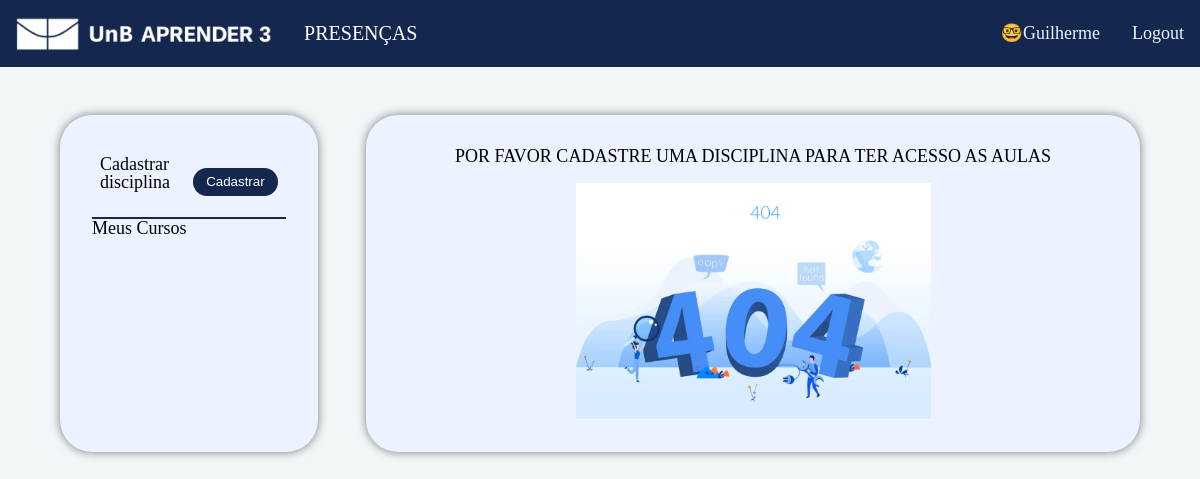
The app's page /disciplinasAluno (signed in), older data.
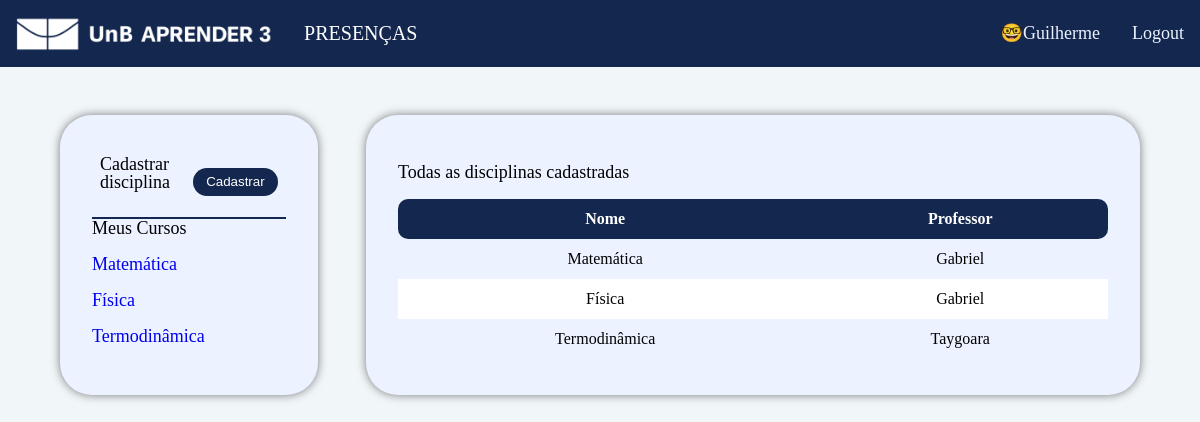
The same page, newer data.
### app/models.py (models this page shows, shortened)
class User(db.Model, UserMixin):
    matricula = db.Column(db.String(9), primary_key=True, unique=True, nullable=False)
    email = db.Column(db.String(100), unique=True, nullable=False)
    nome = db.Column(db.String(100), nullable=False)
    senha_hash = db.Column(db.String(100), nullable=False)
    eh_professor = db.Column(db.Boolean, nullable=True, default=False)
    presenca_todas_aulas = db.relationship('Presenca')
    @property
    def senha(self):
        return self.senha

class Disciplina(db.Model):
    id = db.Column(db.Integer, primary_key=True, autoincrement=True)
    nome = db.Column(db.String(100), nullable=False)
    professor_matricula = db.Column(db.String, db.ForeignKey('user.matricula'), nullable=True)
    codigo = db.Column(db.Integer, nullable=True, unique=True)
    professor = db.relationship('User', backref='disciplinas_ministradas', foreign_keys=[professor_matricula])
    alunos = db.relationship('User', secondary=alunos_disciplinas, backref='disciplinas_matriculadas')
    aulas = db.relationship('Aula', cascade='all, delete-orphan')

### app/routes.py (the view)
@app.route('/disciplinasAluno')
@login_required
def aluno_page():
    disciplinas_matriculadas= current_user.disciplinas_matriculadas
    return render_template('pages/aluno-disciplina.html', disciplinas_matriculadas=disciplinas_matriculadas)

### app/models.py (called while the page is built)
@login_manager.user_loader
def load_user(matricula):
    return User.query.get(matricula)

### app/templates/pages/aluno-disciplina.html (shortened to what this page needs)
{% extends 'base_template.html' %} {% block content %}
<section class="grid_aluno">
  <section class="container" id="side_bar">
    <div class="aula">
      <p class="container__texto">Cadastrar disciplina</p>
      <button
        class="button"
        onclick="document.getElementById('modal_disciplina').style.display='block'"
      >
        Cadastrar
      </button>
    </div>
    <h2 class="container__texto">Meus Cursos</h2>
    <ul>
      {% for disciplina in disciplinas_matriculadas %}
      <li class="container__lista_disciplina">
        <p class="container__texto">
          <a
            href="{{ url_for('disciplina_aluno_page', disciplina_id=disciplina.id ) }}"
          >
            {{disciplina.nome}}
          </a>
        </p>
      </li>
      {% endfor %}
    </ul>
  </section>
  {% if disciplinas_matriculadas %}
  <section class="container aluno">
    <div class="presenca">
      <h1 class="container__texto">Todas as disciplinas cadastradas</h1>
      <table class="table-striped-columns">
        <thead>
          <tr>
            <th>Nome</th>
            <th>Professor</th>
          </tr>
        </thead>
        <tbody>
          {% for disciplina in disciplinas_matriculadas %}
          <tr>
            <td>{{disciplina.nome}}</td>
            <td>{{disciplina.professor.nome}}</td>
          </tr>
          {% endfor %}
        </tbody>
      </table>
    </div>
  </section>
  {% else %}
  <div class="container flex">
    <h2 class="container__texto" style="text-align: center">
      POR FAVOR CADASTRE UMA DISCIPLINA PARA TER ACESSO AS AULAS
    </h2>
    <img
      class="container__imagem"
      src="../../static/img/ilustracao-404-not-found.webp"
      alt=""
    />
  </div>
  {% endif %}
</section>
{% endblock%}

### app/templates/base_template.html (shortened to what this page needs)
<!DOCTYPE html>
<html lang="en">
  <head>
    <link rel="stylesheet" />
    <link rel="stylesheet" href="../static/style.css" />
    <link rel="stylesheet" href="../static/reset.css" />
  </head>
  <body>
    <header>
      <nav class="navbar">
        <div class="navbar__items">
          <img src="../static/img/LOGOAPRENDER 3.png" alt="" />
          <span class="navbar__texto">Presenças</span>
        </div>
        <div class="navbar__items">
          {% if not current_user.is_authenticated %}
          <a class="navbar__link" href="{{ url_for('login_page') }}">Login</a>
          <a class="navbar__link" href="{{ url_for('register_page') }}"
            >Registrar</a
          >
          {% else %}
          <span class="navbar__nome">🤓{{ current_user.nome }}</span>
          <a class="navbar__link" href="{{ url_for('logout_page') }}">Logout</a>
          {% endif %}
        </div>
      </nav>
    </header>
    <main>
       {% block content %}{% endblock %}
    </main>
  </body>
</html>

### app/static/style.css (style rules this page uses)
:root { --cor-primaria: #f1f6f9; --cor-secundaria: #14274e; --cor-terciaria: #394867; --cor-quaternaria: #ecf2ff; --cor-clara: #ffffff; --cor-escura: #000000; }
body { background-color: var(--cor-primaria); }
.button { background-color: var(--cor-secundaria); color: var(--cor-clara); padding: 0.5em 1em; width: 8em; border-radius: 20px; border: none; cursor: pointer; transition: all 0.5s ease-in-out; }
.container { background-color: var(--cor-quaternaria); box-sizing: border-box; border-radius: 2em; padding: 2em; box-shadow: 0 0 10px 0 rgba(0, 0, 0, 0.5); }
.aula { display: flex; align-items: center; justify-content: space-between; padding: 0.5em; border-bottom: solid 2px var(--cor-secundaria); overflow-y: auto; }
.container__texto { font-size: 18px; font-weight: 500; margin-bottom: 1em; }
.container__lista_disciplina { display: flex; justify-content: space-between; }
.presenca { margin-top: 1em; }

### app/static/navbar.css (style rules this page uses)
.navbar { background-color: var(--cor-secundaria); padding: 1em; display: flex; flex-wrap: wrap; align-items: center; justify-content: space-between; }
.navbar__items { display: flex; align-items: center; gap: 2em; flex-wrap: wrap; }
.navbar__texto, .navbar__link { color: var(--cor-clara); }
.navbar__texto { font-size: 20px; text-transform: uppercase; color: var(--cor-clara); }
.navbar__link, .navbar__nome { font-size: 18px; color: #ecf2ff; }
.navbar img { max-height: 35px; }
.navbar a { transition: all 0.3s ease-in-out; }

### app/static/table.css (style rules this page uses)
.table-striped-columns { width: 100%; border-collapse: collapse; border-spacing: 0; background-color: var(--cor-quaternaria); overflow: auto; }
table { overflow-x: auto; }
.table-striped-columns th, .table-striped-columns td { padding: 0.75rem; vertical-align: top; text-align: center; }
.table-striped-columns th { background-color: var(--cor-secundaria); color: var(--cor-clara); font-size: 1rem; font-weight: 700; }
.table-striped-columns th:nth-child(1) { border-bottom-left-radius: 10px; border-top-left-radius: 10px; }
.table-striped-columns th:last-child { border-bottom-right-radius: 10px; border-top-right-radius: 10px; }
.table-striped-columns tbody tr:nth-child(odd) td { background-color: var(--cor-quaternaria); }
.table-striped-columns tbody tr:nth-child(even) td { background-color: var(--cor-clara); }

### app/static/professor.css (style rules this page uses)
.container:nth-child(1) { margin-right: 0; }
.container:nth-child(2) { grid-column: 2 / 3; grid-row: 1 / 2; }

### app/static/aluno.css (style rules this page uses)
.grid_aluno { width: 90%; display: grid; grid-template-columns: 1fr 3fr; gap: 3rem; margin: 3rem auto; }

Row changes from the older to the newer data that the page shows:
added Disciplina: nome "Matemática", professor.nome "Gabriel"
added Disciplina: nome "Física", professor.nome "Gabriel"
added Disciplina: nome "Termodinâmica", professor.nome "Taygoara"
Text that changed along with them:
text no longer shown: "POR FAVOR CADASTRE UMA DISCIPLINA PARA TER ACESSO AS AULAS"
text now shown: "Todas as disciplinas cadastradas Nome Professor"
